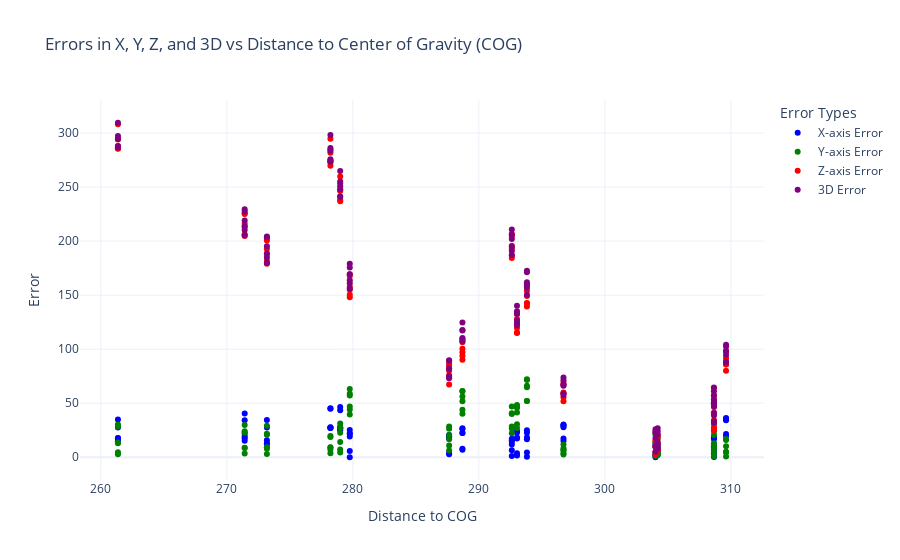

The code cell stored with this chart in its notebook:
### Code cell
# Plotting

err_x = np.array(errors['x'])
err_y = np.array(errors['y'])
err_z = np.array(errors['z'])
err_3d = np.array(errors['3d'])
err_dist_cog = np.array(errors['distance_to_cog'])

fig = go.Figure()

fig.add_trace(go.Scatter(
    x=err_dist_cog, 
    y=err_x,
    mode='markers',
    name='X-axis Error',
    marker=dict(color='blue', size=6),
))

fig.add_trace(go.Scatter(
    x=err_dist_cog, 
    y=err_y,
    mode='markers',
    name='Y-axis Error',
    marker=dict(color='green', size=6),
))

fig.add_trace(go.Scatter(
    x=err_dist_cog, 
    y=err_z,
    mode='markers',
    name='Z-axis Error',
    marker=dict(color='red', size=6),
))

fig.add_trace(go.Scatter(
    x=err_dist_cog, 
    y=err_3d,
    mode='markers',
    name='3D Error',
    marker=dict(color='purple', size=6),
))

fig.update_layout(
    title="Errors in X, Y, Z, and 3D vs Distance to Center of Gravity (COG)",
    xaxis_title="Distance to COG",
    yaxis_title="Error",
    legend_title="Error Types",
    template="plotly_white",
)

fig.show()
